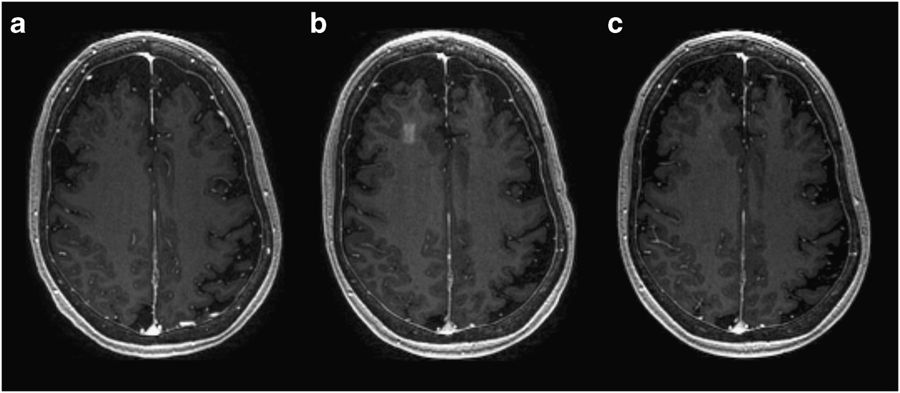
%> input picture img_source/3.jpg, 900 x 393 px
$ octave HW2mentortask3.m   (GNU Octave 9; MATLAB toolbox functions it lacks are replaced by stand-ins)
%> lines starting %> are read from the running program, lines starting %| are printed output that depends on the picture
I = imread('D:/data/3.jpg');
%> I is the input picture: size 393x900 uint8; min 0, max 255, mean 43.1
J = fspecial('prewitt');
H = fspecial('sobel');
A = imfilter(I,J,'replicate');
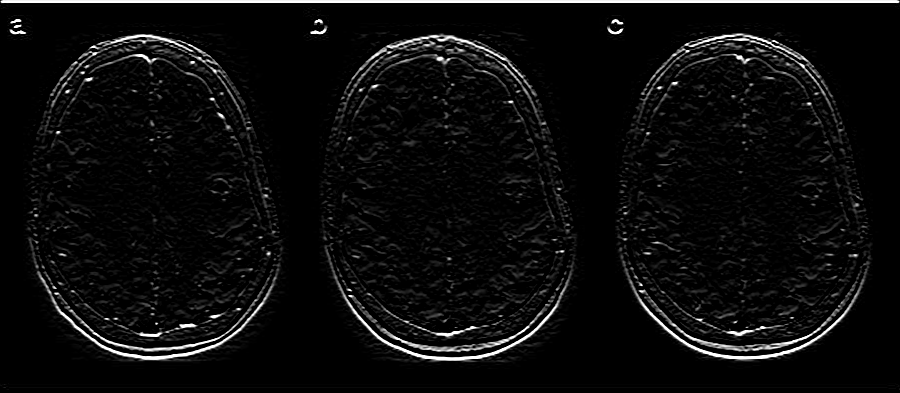
%> A: size 393x900 uint8; min 0, max 255, mean 12.4
B = imfilter(I,H,'replicate');
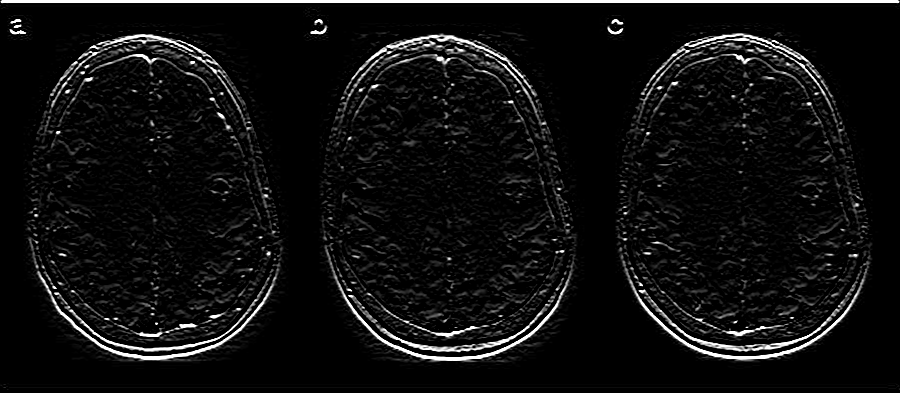
%> B: size 393x900 uint8; min 0, max 255, mean 15.5
figure;
subplot(2,2,1);imshow(A);
subplot(2,2,2);imshow(B);
k = rot90(I);
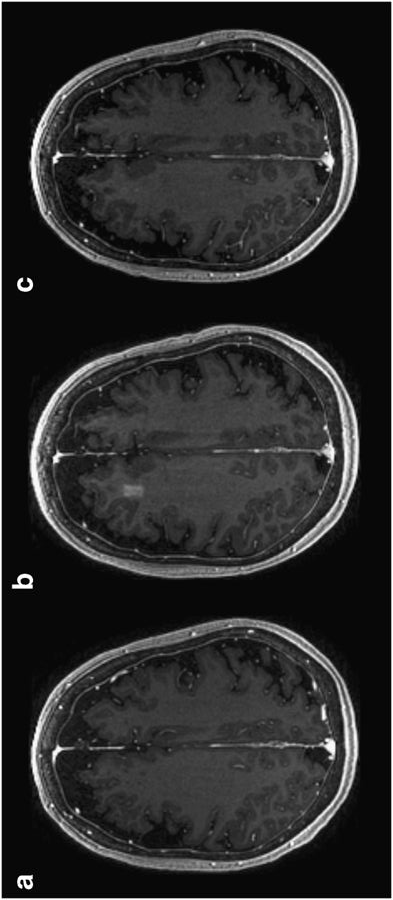
%> k: size 900x393 uint8; min 0, max 255, mean 43.1; mean of the top-left, top-right, bottom-left and bottom-right quarters 38.1, 44.8, 42, 47.4
E = fspecial('prewitt');
F = fspecial('sobel');
C = imfilter(k,E,'replicate');
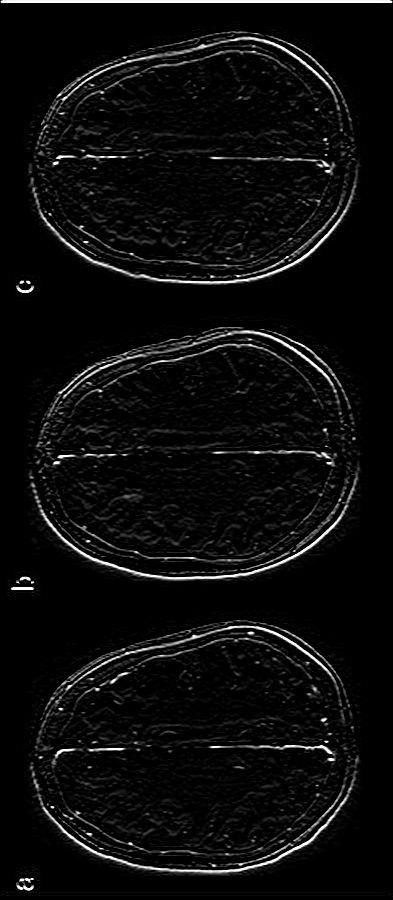
%> C: size 900x393 uint8; min 0, max 255, mean 12.1
D = imfilter(k,F,'replicate');
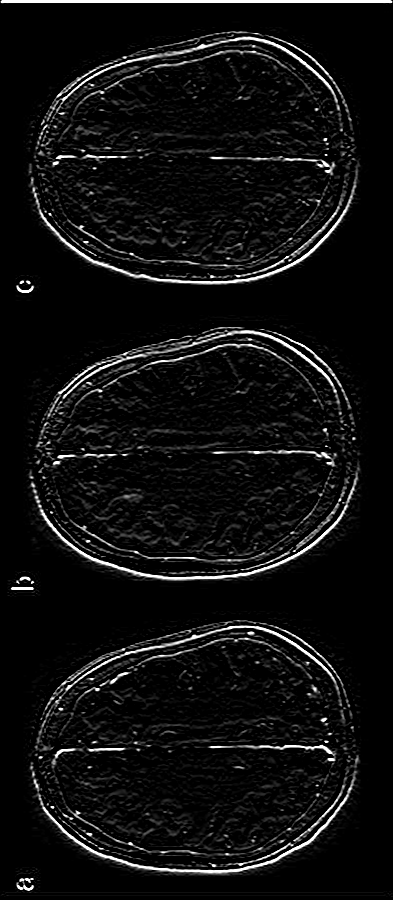
%> D: size 900x393 uint8; min 0, max 255, mean 15.4
figure;
subplot(2,2,1);imshow(C);
subplot(2,2,2);imshow(D);

$ run again, with img_source/1.jpg copied over img_source/3.jpg
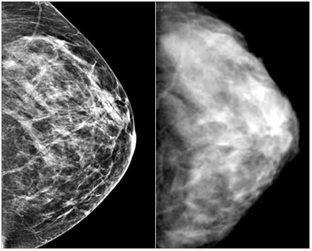
%> input picture img_source/1.jpg, 312 x 251 px
%> I is the input picture: size 251x312x3 uint8; min 0, max 255, mean 91.4
%> `k = rot90(I);`:
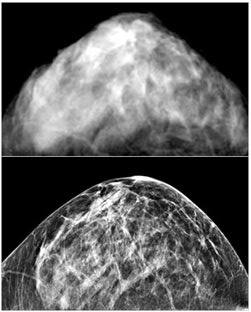
%> k: size 312x251x3 uint8; min 0, max 255, mean 91.4; mean of the top-left, top-right, bottom-left and bottom-right quarters 110.9, 97, 85.2, 72.8
%> `D = imfilter(k,F,'replicate');`:
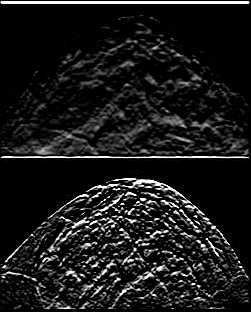
%> D: size 312x251x3 uint8; min 0, max 255, mean 25.7

$ run again, with img_source/10.jpg copied over img_source/3.jpg
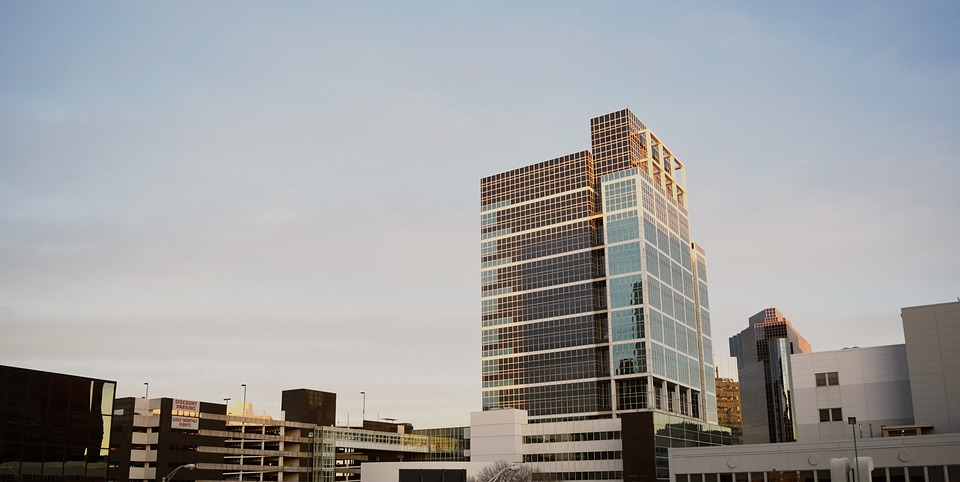
%> input picture img_source/10.jpg, 960 x 482 px
%> I is the input picture: size 482x960x3 uint8; mean R, G, B 157.7, 158.1, 158.7
%> `k = rot90(I);`:
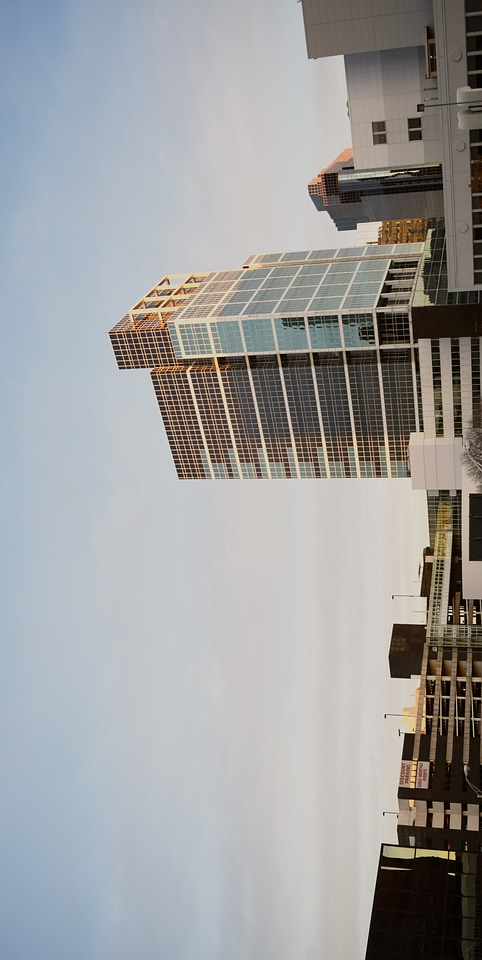
%> k: size 960x482x3 uint8; mean R, G, B 157.7, 158.1, 158.7; mean of the top-left, top-right, bottom-left and bottom-right quarters 174.3, 118.8, 188.8, 150.9
%> `D = imfilter(k,F,'replicate');`:
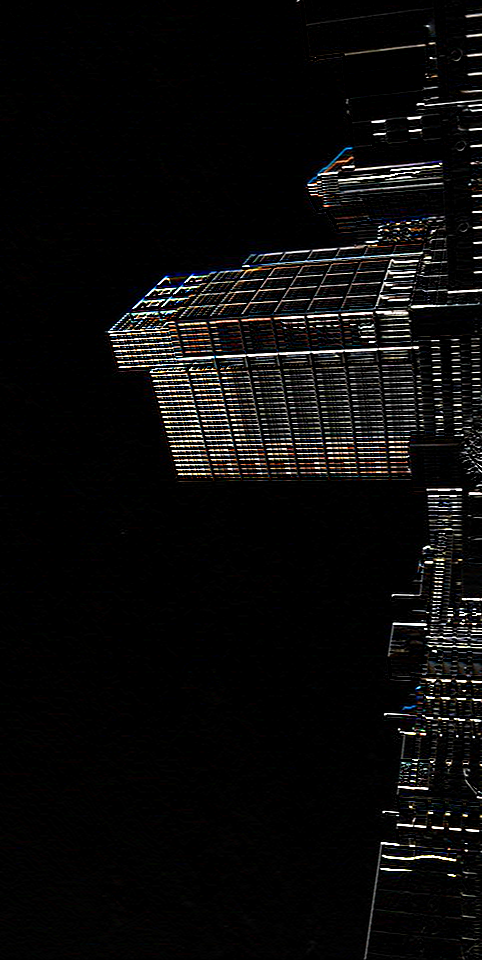
%> D: size 960x482x3 uint8; mean R, G, B 11.6, 11.1, 10.9

$ run again, with img_source/11.jpg copied over img_source/3.jpg
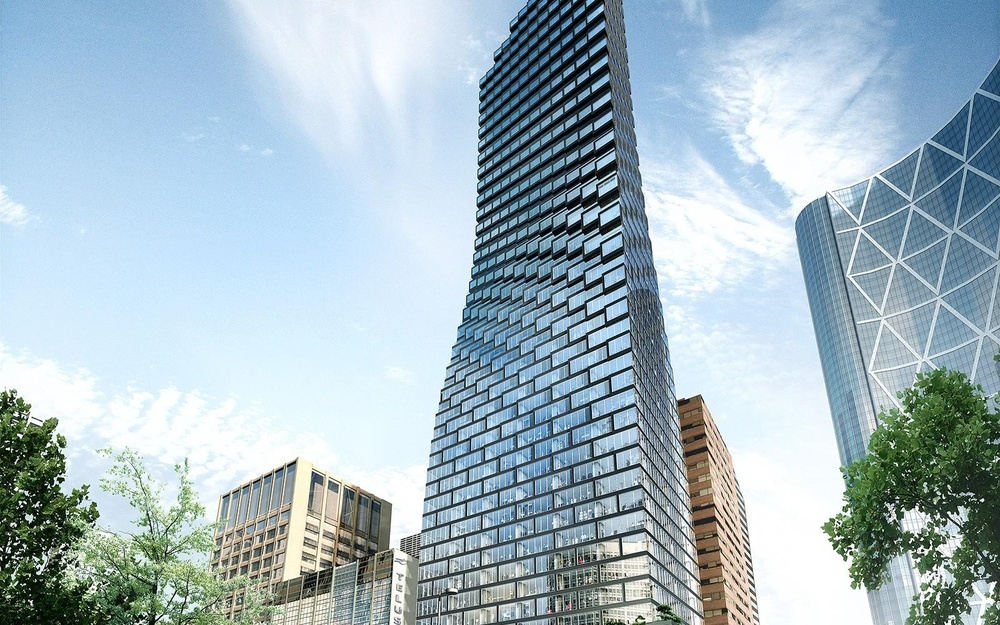
%> input picture img_source/11.jpg, 1000 x 625 px, shrunk from 1600 x 1000 before the run
%> I is the input picture: size 625x1000x3 uint8; mean R, G, B 163.6, 184, 193.6
%> `k = rot90(I);`:
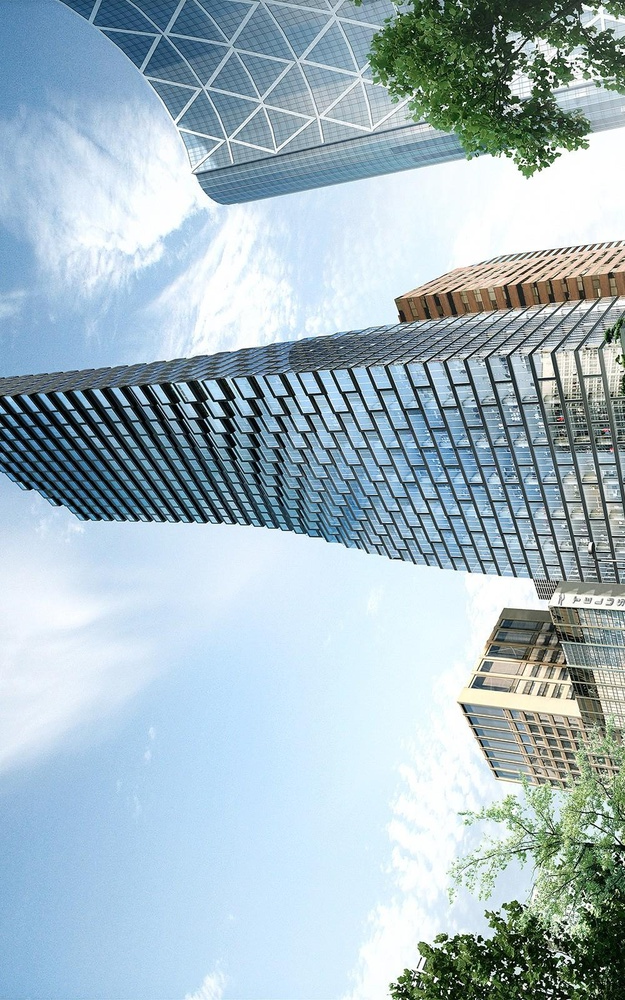
%> k: size 1000x625x3 uint8; mean R, G, B 163.6, 184, 193.6; mean of the top-left, top-right, bottom-left and bottom-right quarters 161.9, 160.2, 214.9, 184.6
%> `D = imfilter(k,F,'replicate');`:
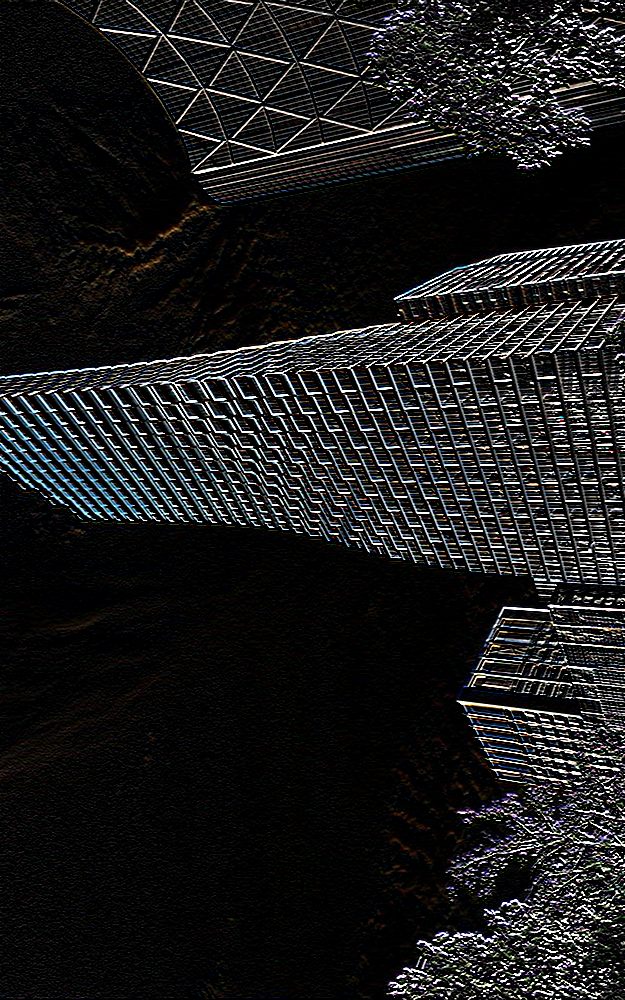
%> D: size 1000x625x3 uint8; mean R, G, B 27.1, 27.2, 27.6
